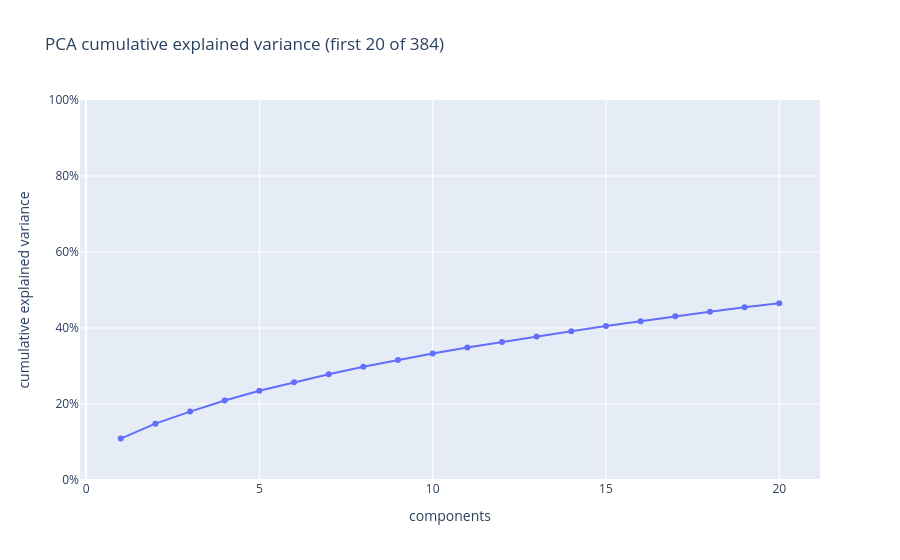

This figure's notebook cell:
### Markdown cell above
## Explained-variance curve

How much total variance is retained as components accumulate — eyeball
whether 20 is a reasonable elbow or if more/fewer would do.

### Code cell
fig = px.line(
    x=list(range(1, N_COMPONENTS + 1)), y=cum,
    markers=True,
    labels={"x": "components", "y": "cumulative explained variance"},
    title=f"PCA cumulative explained variance (first {N_COMPONENTS} of {len(emb_cols)})",
)
fig.update_yaxes(range=[0, 1], tickformat=".0%")
fig.show()

### Figure 1 — Plotly figure (JSON) as saved in the notebook; plotly's stock layout.template omitted (floating-point values rounded to 4 significant figures)
{"data": [{"hovertemplate": "components=%{x}<br>cumulative explained variance=%{y}<extra></extra>", "legendgroup": "", "line": {"color": "#636efa", "dash": "solid"}, "marker": {"symbol": "circle"}, "mode": "lines+markers", "name": "", "orientation": "v", "showlegend": false, "type": "scatter", "x": [1, 2, 3, 4, 5, 6, 7, 8, 9, 10, 11, 12, 13, 14, 15, 16, 17, 18, 19, 20], "xaxis": "x", "y": [0.1091, 0.1482, 0.18, 0.209, 0.2347, 0.2573, 0.2783, 0.2978, 0.3159, 0.333, 0.3488, 0.3635, 0.3778, 0.3917, 0.4051, 0.418, 0.4306, 0.4427, 0.4544, 0.4651], "yaxis": "y"}], "layout": {"legend": {"tracegroupgap": 0}, "title": {"text": "PCA cumulative explained variance (first 20 of 384)"}, "xaxis": {"anchor": "y", "domain": [0, 1], "title": {"text": "components"}}, "yaxis": {"anchor": "x", "domain": [0, 1], "range": [0, 1], "tickformat": ".0%", "title": {"text": "cumulative explained variance"}}}}
